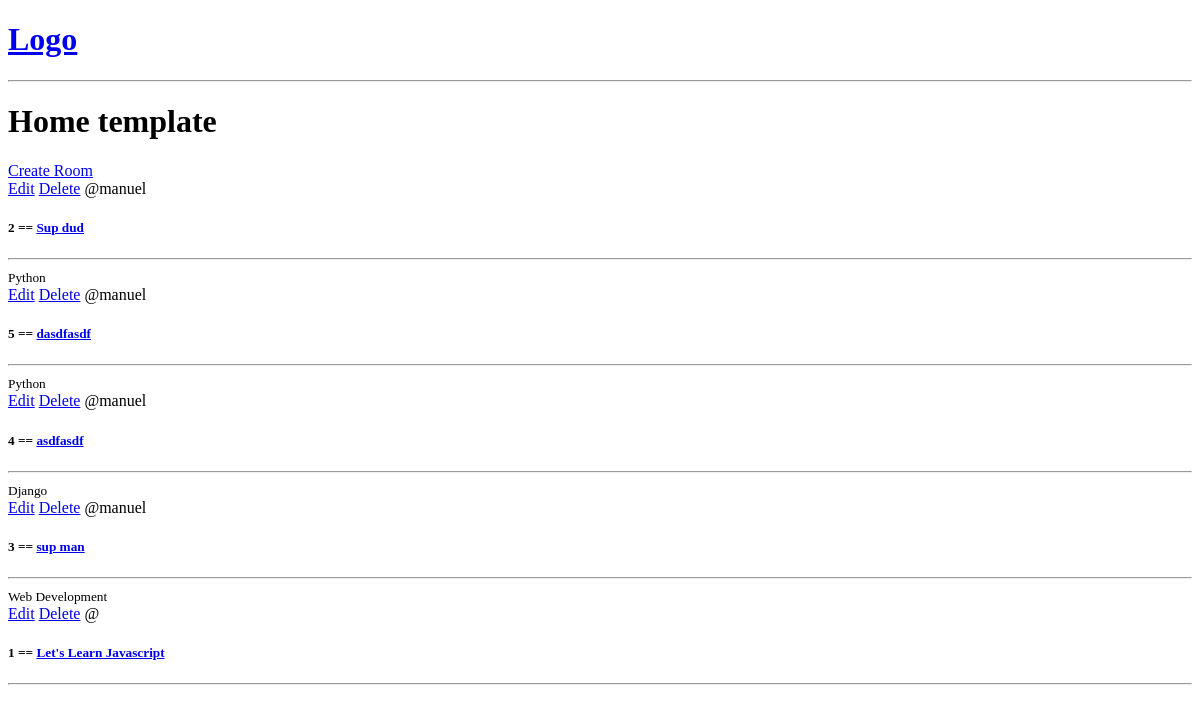
Before: / with the older database file.
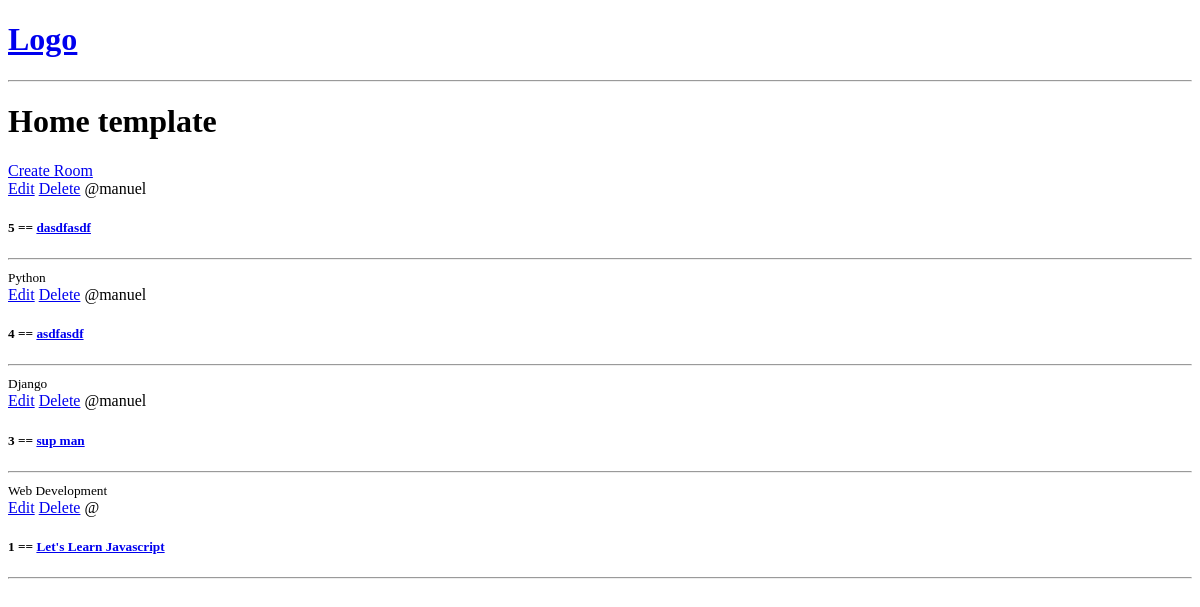
After: the same page with the newer database file.
### base/models.py (models this page shows, shortened)
class Room(models.Model):
    host = models.ForeignKey(User, on_delete=models.SET_NULL, null=True)
    topic =  models.ForeignKey(Topic, on_delete=models.SET_NULL, null=True)
    name = models.CharField(max_length=200)
    description = models.TextField(null=True, blank=True)
    updated = models.DateTimeField(auto_now=True) #Updates everytime
    created = models.DateTimeField(auto_now_add=True) #It is just once, the first time it is created
    class Meta:
        ordering = ['-updated', '-created']

class Topic(models.Model):
    name = models.CharField(max_length=200)

### base/views.py (the view)
# urls.py: path('', views.home, name="home"),
def home(request):
     rooms = Room.objects.all()
     return render(request, 'base/home.html',{'rooms': rooms})

### base/templates/base/home.html
{% extends 'main.html'%} {% block content%}
<h1>Home template</h1>
<div>
  <a href="{%url 'create-room'%}">Create Room</a>
  <div>
    {%for room in rooms%}
    <div>
      <a href="{%url 'update-room' room.id%}">Edit</a>
      <a href="{%url 'delete-room' room.id%}">Delete</a>
      <span>@{{room.host.username}}</span>
      <h5>
        {{room.id}} == <a href="{% url 'room' room.id %}">{{room.name}}</a>
      </h5>
      <hr />
      <small>{{room.topic.name}}</small>
    </div>
    {%endfor%}
  </div>
</div>
{% endblock %}

Changed rows visible on the page:
removed Room: host.username "manuel", id "2", name "Sup dud", topic.name "Python"
